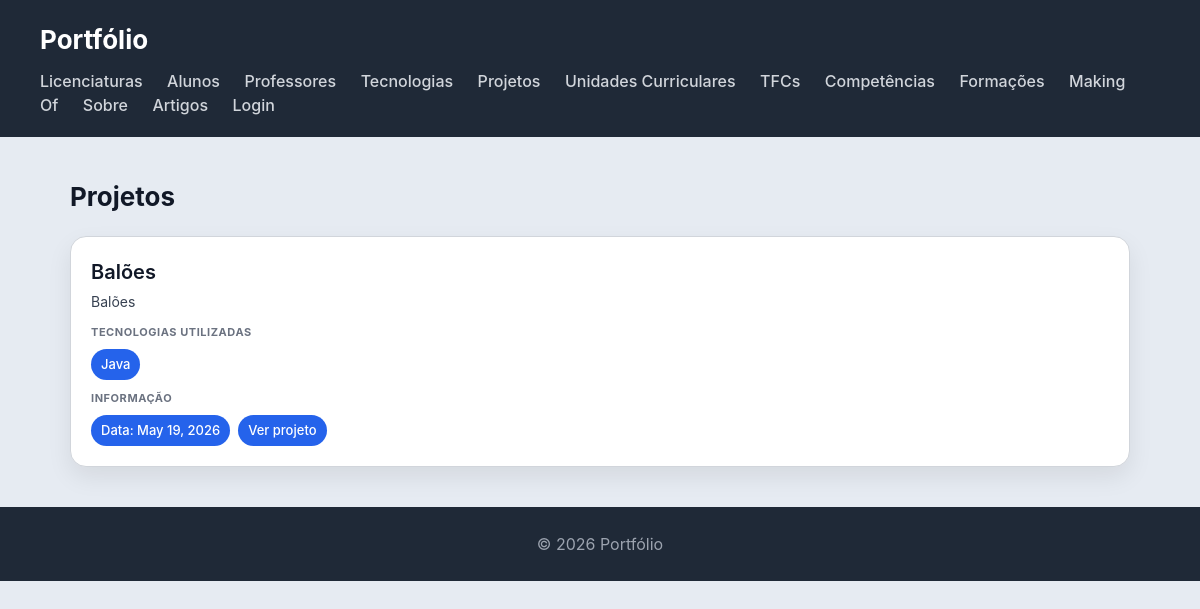
The app's page /projetos/ with its own data.
### portfolio/models.py (models this page shows, shortened)
class Projeto(models.Model):
    titulo = models.CharField(max_length=100)
    descricao = models.CharField(max_length=200)
    data_de_realizacao = models.DateField()
    tecnologias = models.ManyToManyField(Tecnologia)
    link = models.URLField()

class Tecnologia(models.Model):
    nome = models.CharField(max_length=100)
    tipo = models.CharField(max_length=150)
    descricao = models.CharField(max_length=200)
    site = models.URLField()
    interesse = models.IntegerField(
        validators=[MinValueValidator(0), MaxValueValidator(10)]
    )

### portfolio/views.py (the view)
# urls.py: path('projetos/', views.projetos_view, name='projetos'),
def projetos_view(request):
    projetos = Projeto.objects.prefetch_related('tecnologias').all()
    return render(request, 'portfolio/projetos.html', {'projetos': projetos})

### portfolio/templates/portfolio/projetos.html (shortened to what this page needs)
{% extends 'portfolio/base.html' %}
{% block content %}
<h2>Projetos</h2>
<section>
    {% for projeto in projetos %}
    <article>
        <header>
            <h3>{{ projeto.titulo }}</h3>
            <p>{{ projeto.descricao }}</p>
        </header>
        <section>
            <h4>Tecnologias utilizadas</h4>
            <ul>
                {% for tec in projeto.tecnologias.all %}
                <li>{{ tec.nome }}</li>
                {% empty %}
                <li style="background:#6b7280;">Sem tecnologias</li>
                {% endfor %}
            </ul>
        </section>
        <section>
            <h4>Informação</h4>
            <ul>
                <li>Data: {{ projeto.data_de_realizacao }}</li>
                <li><a href="{{ projeto.link }}" target="_blank" style="color:white;text-decoration:none;">Ver projeto</a></li>
            </ul>
        </section>
    </article>
    {% empty %}
    <p>Nenhum projeto encontrado.</p>
    {% endfor %}
</section>
{% endblock %}

### portfolio/static/portfolio/styles.css (style rules this page uses)
* { box-sizing: border-box; margin: 0; padding: 0; }
body { font-family: "Inter", "Segoe UI", system-ui, -apple-system, sans-serif; background: #e6ebf2; color: #111827; line-height: 1.5; }
h2 { margin-bottom: 20px; font-size: 26px; }
section > article { background: white; padding: 20px; border-radius: 16px; border: 1px solid #d1d5db; box-shadow: 0 10px 25px rgba(0,0,0,0.08); transition: all 0.25s ease; margin-bottom: 20px; }
article > header { margin-bottom: 12px; }
article > header > h3 { font-size: 20px; font-weight: 600; margin-bottom: 4px; }
article > header > p { font-size: 14px; color: #374151; }
article > section { margin-top: 10px; }
article > section > h4 { font-size: 11px; text-transform: uppercase; color: #6b7280; margin-bottom: 8px; letter-spacing: 0.05em; }
article > section > ul { list-style: none; display: flex; flex-wrap: wrap; gap: 8px; }
article > section > ul > li { background: #2563eb; color: white; padding: 6px 10px; border-radius: 999px; font-size: 13px; font-weight: 500; }

### records on screen
Projeto: titulo "Balões", descricao "Balões", data_de_realizacao "May 19, 2026"
Tecnologia: nome "Java"
